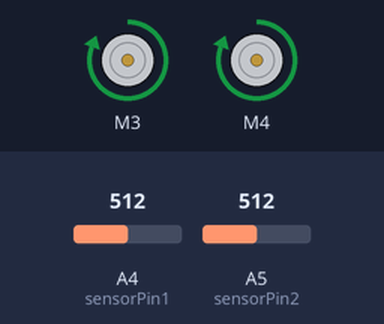
This sketch was run on a simulated Arduino Uno, built with avr-gcc and run on an emulated ATmega328P. Shown: 2 × DC motor (green arrow = forward, orange = backward, longer = faster). The inputs (shaded band) are chosen by the test bench; at power-on: A4 (sensorPin1) = 512, A5 (sensorPin2) = 512.

Above: at 1.2 s.
1.3 s: A4 (sensorPin1) set to 53
2.8 s: A4 (sensorPin1) set to 47
At 3.4 s:
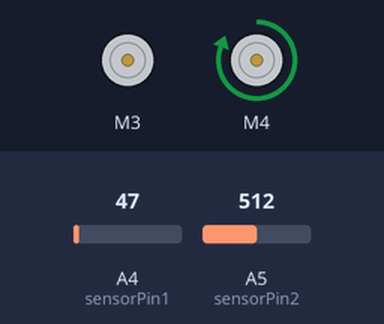
4.3 s: A5 (sensorPin2) set to 54
5.8 s: A5 (sensorPin2) set to 46
At 6.9 s:
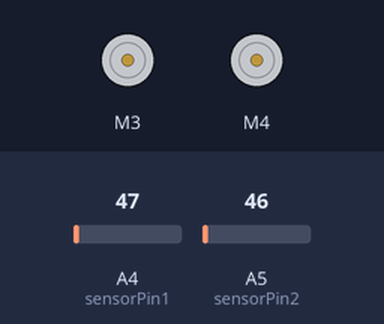
7.3 s: A4 (sensorPin1) set to 122
At 8.1 s:
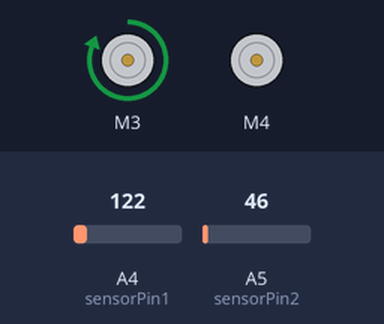
8.8 s: A4 (sensorPin1) set to 40
At 9.2 s:
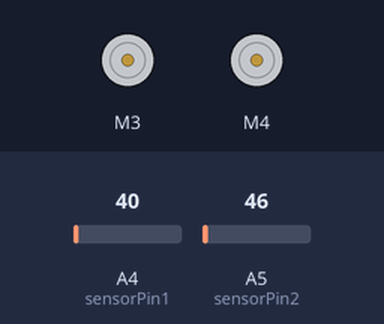
Timing chart, 0 to 11.3 s (numbered marks = the images above; inputs shaded):
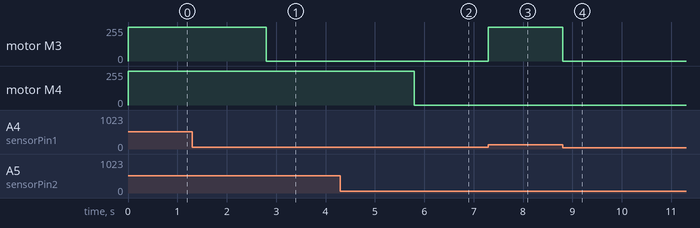

The sketch:

linefollowing_robot.ino
```cpp
#include<AFMotor.h>

AF_DCMotor motor3(3); //Motors
AF_DCMotor motor4(4);


int sensorPin1 = A4; //LDR
int sensorPin2 = A5;


void setup()

 {

  Serial.begin(9600);   // Start Serial & set pin to output
  motor3.setSpeed(255);
  motor4.setSpeed (255);

  }

void loop()

{
  int sensorValue1 = analogRead(sensorPin1);// Read the sensor pin
  int sensorValue2 = analogRead(sensorPin2);


  //if light intensity it High
  if (sensorValue1 > 50)
  {
  motor3.run(FORWARD);
  }
  else
  {
    motor3.run(RELEASE);
  }

  if (sensorValue2 > 50)
  {
    motor4.run(FORWARD);
  }
  else
  {
    motor4.run(RELEASE);
  }
}
```

Measured:
- the behaviour switches between 51 and 50 on A4 (sensorPin1) (found by bisection; images 0 and 1)
- the behaviour switches between 51 and 50 on A5 (sensorPin2) (found by bisection; images 1 and 2)
- after the input at 1.3 s, every drawn part: stays the same
- after the input at 2.8 s, motor M3: forward 255/255 → stopped at once
- after the input at 4.3 s, every drawn part: stays the same
- after the input at 5.8 s, motor M4: forward 255/255 → stopped at once
- after the input at 7.3 s, motor M3: stopped → forward 255/255 at once
- after the input at 8.8 s, motor M3: forward 255/255 → stopped at once
